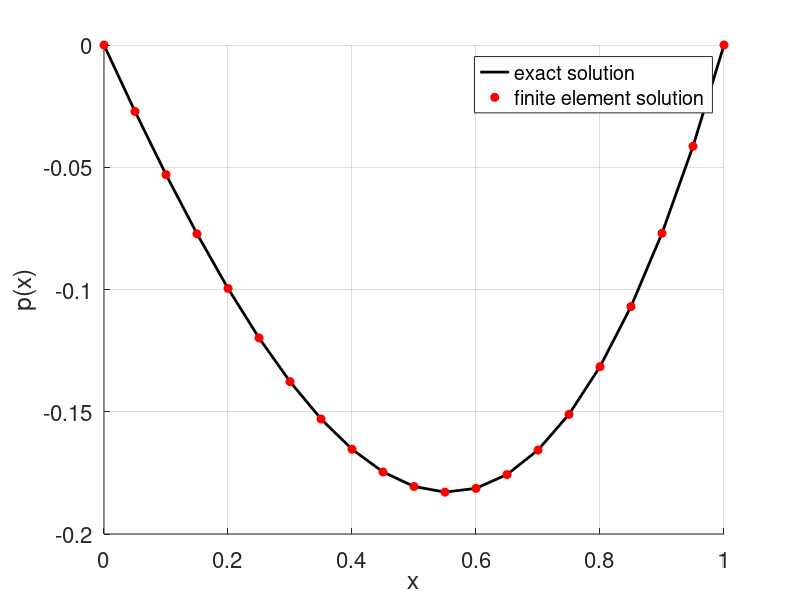

Recreate this plot in MATLAB.
close all; clear all; clc;
% basic settings
L = 1; N = 21;
nod = linspace(0,L,N)'; ele = [1:N-1; 2:N]';
nnod= size(nod,1); [nele,etyp] = size(ele);
s = zeros(nele,1); f = zeros(nele,1);
for ee = 1:nele
    elee = ele(ee,:); node = nod(elee,:);
    xc = mean(node(:,1));
    f(ee) =1/(1+xc); s(ee) = 1;
end
dbc = [1,0; N,0];
% element 
Kidx = zeros(nele*etyp^2,1);
Kjdx = zeros(nele*etyp^2,1); Ktmp = zeros(nele*etyp^2,1);
Kflag = 0; F = zeros(nnod,1);
for ee = 1:nele
    elee = ele(ee,:); node = nod(elee,:); 
    fe = f(ee); se = s(ee);
    dL = node(2) - node(1);
    Ke = [1 -1;-1 1]/dL;
    Fe = -se*[0.5; 0.5]*dL;
    list = elee';
    Kidx(Kflag+1:Kflag+etyp^2) = [list;list];
    Kjdx(Kflag+1:Kflag+etyp^2) = [list list]';
    Ktmp(Kflag+1:Kflag+etyp^2) = fe*Ke(:); Kflag = Kflag + etyp^2;
    F(list) = F(list) + Fe;
end
Kstiff = sparse(Kidx(1:Kflag),Kjdx(1:Kflag),Ktmp(1:Kflag),nnod,nnod);
largevalue              = 1.0e8;
indexI                  = zeros(size(dbc,1),1);
KBCtmp                  = zeros(size(dbc,1),1);
Kdiag                   = diag(Kstiff);
Kii                     = Kdiag(dbc(:,1));
for ii = 1:size(dbc,1)
    bcdofs              = dbc(ii,1);
    bcvalu              = dbc(ii,2);
    indexI(ii)          = bcdofs;
    KBCtmp(ii)          = -Kii(ii) + Kii(ii) * largevalue;
end
F(dbc(:,1),1) = largevalue*Kii.*dbc(:,2);
KBC = sparse(indexI,indexI,KBCtmp,size(Kstiff,1),size(Kstiff,2) );
Kstiff = Kstiff + KBC;
% solve 
p = Kstiff\F;
% plot
figure(1); hold on; grid on;
set(gcf,'position',[0,0,800,400]); set(gcf,'color',[1 1 1]*(238-1)/256);
x = linspace(0,L,N)'; p_exact = x.^3/3+2*x.^2/9-5*x/9;
plot(x,p_exact,'k-','linewidth',2);
plot(x,p,'ro','markersize',6,'markerfacecolor','r');
legend('exact solution','finite element solution');
xlabel('x'); ylabel('p(x)'); set(gca,'fontsize',16);
